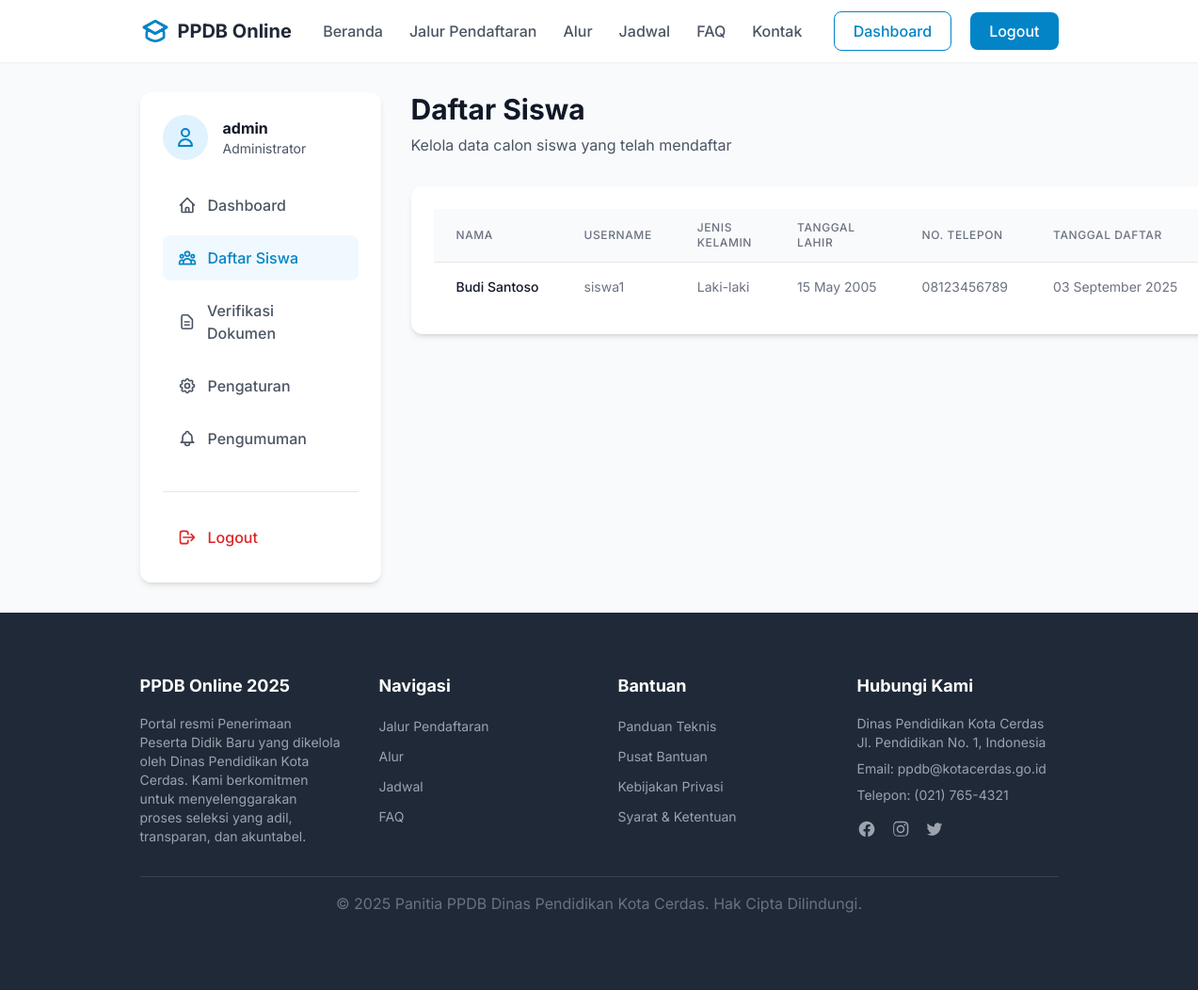
/students.php (signed in), run on the app's committed database.
### tables this page shows
CREATE TABLE calon_siswa (
    id INT AUTO_INCREMENT PRIMARY KEY,
    user_id INT NOT NULL,
    nama VARCHAR(100) NOT NULL,
    tanggal_lahir DATE NOT NULL,
    jenis_kelamin ENUM('L', 'P') NOT NULL,
    alamat TEXT NOT NULL,
    no_telepon VARCHAR(15),
    FOREIGN KEY (user_id) REFERENCES users(id) ON DELETE CASCADE
);

CREATE TABLE users (
    id INT AUTO_INCREMENT PRIMARY KEY,
    username VARCHAR(50) NOT NULL UNIQUE,
    password VARCHAR(255) NOT NULL,
    role ENUM('siswa', 'admin') NOT NULL,
    created_at TIMESTAMP DEFAULT CURRENT_TIMESTAMP
);

### students.php (the view, shortened to what this page needs)
<?php
require_once 'config/database.php';
function getAllStudents($conn) {
    $stmt = $conn->prepare("SELECT u.id, u.username, cs.nama, cs.tanggal_lahir, cs.jenis_kelamin, cs.alamat, cs.no_telepon, u.created_at FROM users u JOIN calon_siswa cs ON u.id = cs.user_id WHERE u.role = 'siswa' ORDER BY u.created_at DESC");
    $stmt->execute();
    $result = $stmt->get_result();
    $students = [];
    while ($row = $result->fetch_assoc()) {
        $students[] = $row;
    }
    return $students;
}
$students = getAllStudents($conn);
?>
<!DOCTYPE html>
<html lang="id" class="scroll-smooth">
<head>
    <script src="https://cdn.tailwindcss.com"></script>
</head>
<body class="bg-gray-50 text-gray-800">
    <?php include 'templates/partials/header_tailwind.php'; ?>
    <div class="container mx-auto px-6 py-8 flex flex-col md:flex-row gap-8">
        <aside class="w-full md:w-64 flex-shrink-0">
            <div class="bg-white rounded-xl shadow-md p-6 sticky top-24">
                <div class="flex items-center space-x-4 mb-6">
                    <div class="bg-sky-100 text-sky-600 rounded-full h-12 w-12 flex items-center justify-center">
                        <svg xmlns="http://www.w3.org/2000/svg" class="h-6 w-6" fill="none" viewBox="0 0 24 24" stroke="currentColor">
                            <path stroke-linecap="round" stroke-linejoin="round" stroke-width="2" d="M16 7a4 4 0 11-8 0 4 4 0 018 0zM12 14a7 7 0 00-7 7h14a7 7 0 00-7-7z" />
                        </svg>
                    </div>
                    <div>
                        <h3 class="font-bold text-gray-900"><?php echo htmlspecialchars($_SESSION['username'] ?? 'Admin'); ?></h3>
                        <p class="text-sm text-gray-600">Administrator</p>
                    </div>
                </div>
                <nav class="space-y-2">
                    <a href="dashboard_admin.php" class="flex items-center space-x-3 text-gray-600 hover:bg-gray-100 font-medium px-4 py-3 rounded-lg">
                        <span>Dashboard</span>
                    </a>
                    <a href="students.php" class="flex items-center space-x-3 bg-sky-50 text-sky-600 font-medium px-4 py-3 rounded-lg">
                        <span>Daftar Siswa</span>
                    </a>
                    <a href="documents_admin.php" class="flex items-center space-x-3 text-gray-600 hover:bg-gray-100 font-medium px-4 py-3 rounded-lg">
                        <svg xmlns="http://www.w3.org/2000/svg" class="h-5 w-5" fill="none" viewBox="0 0 24 24" stroke="currentColor">
                            <path stroke-linecap="round" stroke-linejoin="round" stroke-width="2" d="M9 12h6m-6 4h6m2 5H7a2 2 0 01-2-2V5a2 2 0 012-2h5.586a1 1 0 01.707.293l5.414 5.414a1 1 0 01.293.707V19a2 2 0 01-2 2z" />
                        </svg>
                        <span>Verifikasi Dokumen</span>
                    </a>
                    <a href="settings.php" class="flex items-center space-x-3 text-gray-600 hover:bg-gray-100 font-medium px-4 py-3 rounded-lg">
                        <span>Pengaturan</span>
                    </a>
                    <a href="announcements_admin.php" class="flex items-center space-x-3 text-gray-600 hover:bg-gray-100 font-medium px-4 py-3 rounded-lg">
                        <span>Pengumuman</span>
                    </a>
                </nav>
                <div class="mt-8 pt-6 border-t border-gray-200">
                    <a href="logout.php" class="flex items-center space-x-3 text-red-600 hover:bg-red-50 font-medium px-4 py-3 rounded-lg">
                        <svg xmlns="http://www.w3.org/2000/svg" class="h-5 w-5" fill="none" viewBox="0 0 24 24" stroke="currentColor">
                            <path stroke-linecap="round" stroke-linejoin="round" stroke-width="2" d="M17 16l4-4m0 0l-4-4m4 4H7m6 4v1a3 3 0 01-3 3H6a3 3 0 01-3-3V7a3 3 0 013-3h4a3 3 0 013 3v1" />
                        </svg>
                        <span>Logout</span>
                    </a>
                </div>
            </div>
        </aside>
        <main class="flex-1">
            <div class="mb-8">
                <h1 class="text-3xl font-bold text-gray-900">Daftar Siswa</h1>
                <p class="text-gray-600 mt-2">Kelola data calon siswa yang telah mendaftar</p>
            </div>
            <div class="bg-white rounded-xl shadow-md p-6">
                <?php if (count($students) > 0): ?>
                    <div class="overflow-x-auto">
                        <table class="min-w-full divide-y divide-gray-200">
                            <thead class="bg-gray-50">
                                <tr>
                                    <th scope="col" class="px-6 py-3 text-left text-xs font-medium text-gray-500 uppercase tracking-wider">Nama</th>
                                    <th scope="col" class="px-6 py-3 text-left text-xs font-medium text-gray-500 uppercase tracking-wider">Username</th>
                                    <th scope="col" class="px-6 py-3 text-left text-xs font-medium text-gray-500 uppercase tracking-wider">Jenis Kelamin</th>
                                    <th scope="col" class="px-6 py-3 text-left text-xs font-medium text-gray-500 uppercase tracking-wider">Tanggal Lahir</th>
                                    <th scope="col" class="px-6 py-3 text-left text-xs font-medium text-gray-500 uppercase tracking-wider">No. Telepon</th>
                                    <th scope="col" class="px-6 py-3 text-left text-xs font-medium text-gray-500 uppercase tracking-wider">Tanggal Daftar</th>
                                </tr>
                            </thead>
                            <tbody class="bg-white divide-y divide-gray-200">
                                <?php foreach ($students as $student): ?>
                                    <tr>
                                        <td class="px-6 py-4 whitespace-nowrap">
                                            <div class="text-sm font-medium text-gray-900"><?php echo htmlspecialchars($student['nama']); ?></div>
                                        </td>
                                        <td class="px-6 py-4 whitespace-nowrap text-sm text-gray-500">
                                            <?php echo htmlspecialchars($student['username']); ?>
                                        </td>
                                        <td class="px-6 py-4 whitespace-nowrap text-sm text-gray-500">
                                            <?php echo $student['jenis_kelamin'] == 'L' ? 'Laki-laki' : 'Perempuan'; ?>
                                        </td>
                                        <td class="px-6 py-4 whitespace-nowrap text-sm text-gray-500">
                                            <?php echo date('d F Y', strtotime($student['tanggal_lahir'])); ?>
                                        </td>
                                        <td class="px-6 py-4 whitespace-nowrap text-sm text-gray-500">
                                            <?php echo htmlspecialchars($student['no_telepon']); ?>
                                        </td>
                                        <td class="px-6 py-4 whitespace-nowrap text-sm text-gray-500">
                                            <?php echo date('d F Y', strtotime($student['created_at'])); ?>
                                        </td>
                                    </tr>
                                <?php endforeach; ?>
                            </tbody>
                        </table>
                    </div>
                <?php endif; ?>
            </div>
        </main>
    </div>
    <?php include 'templates/partials/footer_tailwind.php'; ?>
</body>
</html>

### students.php (style rules this page uses)
body { font-family: 'Inter', sans-serif; }

### templates/partials/header_tailwind.php (style rules this page uses)
body { font-family: 'Inter', sans-serif; }

### data on the page
calon_siswa: nama "Budi Santoso", user.username "siswa1", jenis_kelamin "Laki-laki", tanggal_lahir "15 May 2005", no_telepon "08123456789", user.created_at "03 September 2025"

### other printed values
$_SESSION['username'] "admin"
